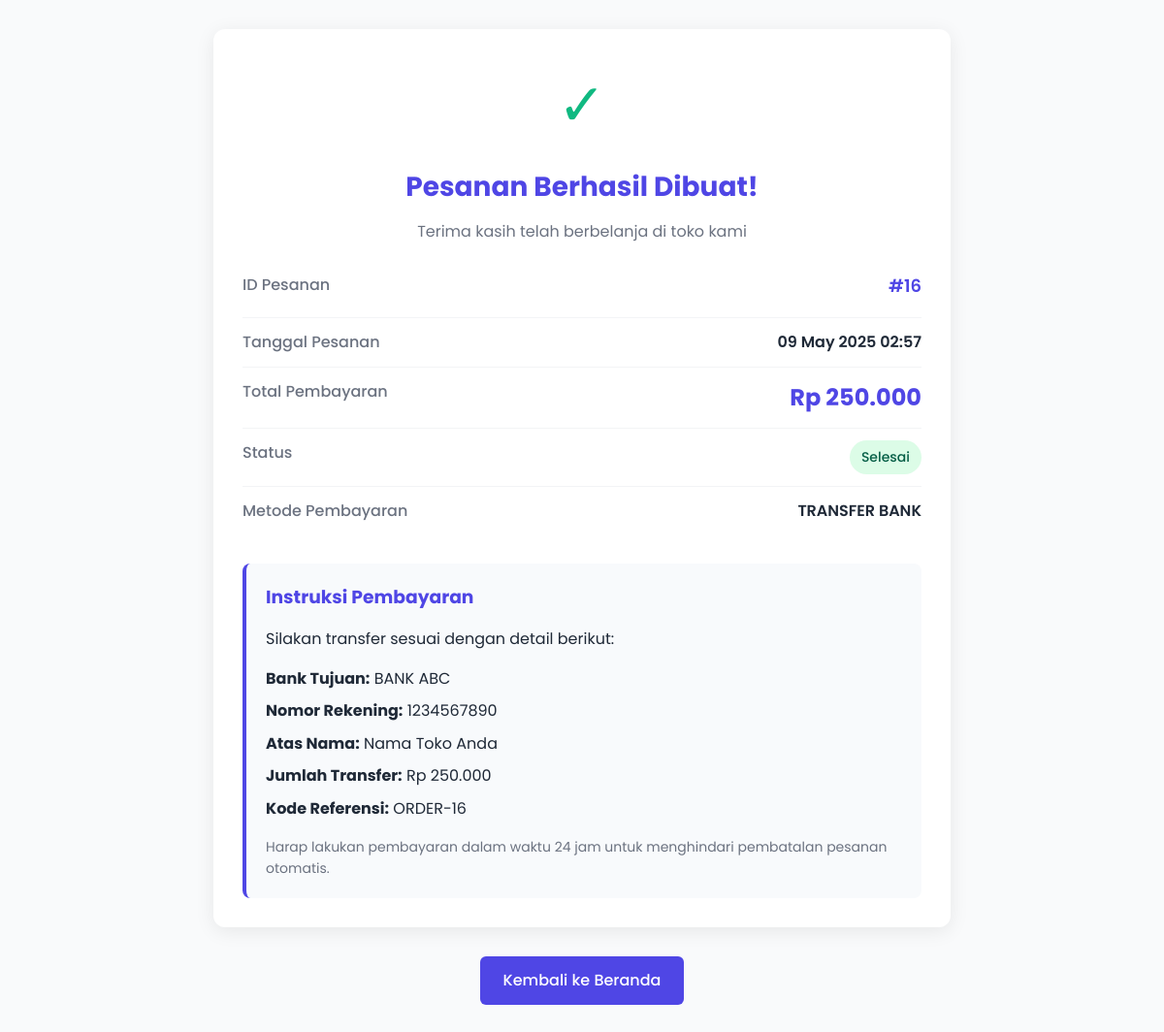
The app's page /konfirmasi.php?id_pesanan=16 (signed in) with its own data.
### tables this page shows
CREATE TABLE `pesanan` (
  `id_pesanan` int(11) NOT NULL,
  `id_user` int(11) NOT NULL,
  `alamat` text NOT NULL,
  `metode_pembayaran` varchar(50) NOT NULL,
  `bukti_transfer` varchar(255) DEFAULT NULL,
  `total` int(11) NOT NULL,
  `status` varchar(20) DEFAULT 'pending',
  `created_at` timestamp NOT NULL DEFAULT current_timestamp()
);

### konfirmasi.php (the view, shortened to what this page needs)
<?php
include "config.php";
$id_pesanan = (int)$_GET['id_pesanan'];
$query = mysqli_prepare($conn, "
    SELECT * FROM pesanan
    WHERE id_pesanan = ?
    AND id_user = ?
");
mysqli_stmt_bind_param($query, "ii", $id_pesanan, $_SESSION['user_id']);
mysqli_stmt_execute($query);
$result = mysqli_stmt_get_result($query);
$pesanan = mysqli_fetch_assoc($result);
$status = ucwords(str_replace('_', ' ', $pesanan['status']));
$status_class = '';
switch ($pesanan['status']) {
    case 'selesai':
        $status_class = 'status-completed';
        break;
}
?>
<!DOCTYPE html>
<html lang="id">
<head>
</head>
<body>
    <div class="container">
        <div class="confirmation-card">
            <div class="header">
                <div class="icon">✓</div>
                <h1>Pesanan Berhasil Dibuat!</h1>
                <p>Terima kasih telah berbelanja di toko kami</p>
            </div>
            <div class="order-details">
                <div class="detail-row">
                    <span class="detail-label">ID Pesanan</span>
                    <span class="detail-value order-id">#<?= $pesanan['id_pesanan'] ?></span>
                </div>
                <div class="detail-row">
                    <span class="detail-label">Tanggal Pesanan</span>
                    <span class="detail-value"><?= date('d M Y H:i', strtotime($pesanan['created_at'])) ?></span>
                </div>
                <div class="detail-row">
                    <span class="detail-label">Total Pembayaran</span>
                    <span class="detail-value total-amount">Rp <?= number_format($pesanan['total'], 0, ',', '.') ?></span>
                </div>
                <div class="detail-row">
                    <span class="detail-label">Status</span>
                    <span class="detail-value"><span class="status <?= $status_class ?>"><?= $status ?></span></span>
                </div>
                <div class="detail-row">
                    <span class="detail-label">Metode Pembayaran</span>
                    <span class="detail-value"><?= strtoupper(str_replace('_', ' ', $pesanan['metode_pembayaran'])) ?></span>
                </div>
            </div>
            <?php if ($pesanan['metode_pembayaran'] == 'transfer_bank'): ?>
                <div class="payment-instructions">
                    <h3>Instruksi Pembayaran</h3>
                    <p>Silakan transfer sesuai dengan detail berikut:</p>
                    <div class="bank-info">
                        <p><strong>Bank Tujuan:</strong> BANK ABC</p>
                        <p><strong>Nomor Rekening:</strong> 1234567890</p>
                        <p><strong>Atas Nama:</strong> Nama Toko Anda</p>
                        <p><strong>Jumlah Transfer:</strong> Rp <?= number_format($pesanan['total'], 0, ',', '.') ?></p>
                        <p><strong>Kode Referensi:</strong> ORDER-<?= $pesanan['id_pesanan'] ?></p>
                    </div>
                    <p style="margin-top: 15px; font-size: 14px; color: var(--gray);">
                        Harap lakukan pembayaran dalam waktu 24 jam untuk menghindari pembatalan pesanan otomatis.
                    </p>
                </div>
            <?php endif; ?>
        </div>
        <div class="text-center">
            <a href="index.php" class="btn">Kembali ke Beranda</a>
        </div>
    </div>
</body>
</html>

### konfirmasi.php (style rules this page uses)
:root { --primary: #4f46e5; --primary-light: #6366f1; --success: #10b981; --warning: #f59e0b; --danger: #ef4444; --gray: #6b7280; --light-gray: #f3f4f6; --white: #ffffff; }
* { box-sizing: border-box; margin: 0; padding: 0; }
body { font-family: 'Poppins', sans-serif; line-height: 1.6; color: #1f2937; background-color: #f9fafb; padding: 0; }
.container { max-width: 800px; margin: 30px auto; padding: 0 20px; }
.confirmation-card { background: var(--white); border-radius: 12px; box-shadow: 0 4px 20px rgba(0, 0, 0, 0.08); padding: 30px; margin-bottom: 30px; }
.header { text-align: center; margin-bottom: 30px; }
.header .icon { font-size: 60px; color: var(--success); margin-bottom: 15px; }
.header h1 { font-size: 28px; color: var(--primary); margin-bottom: 10px; }
.header p { color: var(--gray); }
.order-details { margin-bottom: 25px; }
.detail-row { display: flex; justify-content: space-between; margin-bottom: 12px; padding-bottom: 12px; border-bottom: 1px solid #f3f4f6; }
.detail-row:last-child { border-bottom: none; }
.detail-label { color: var(--gray); font-weight: 500; }
.detail-value { font-weight: 600; text-align: right; }
.status { display: inline-block; padding: 6px 12px; border-radius: 20px; font-size: 14px; font-weight: 500; }
.status-completed { background-color: #dcfce7; color: #065f46; }
.payment-instructions { background-color: #f8fafc; border-radius: 8px; padding: 20px; margin-top: 30px; border-left: 4px solid var(--primary); }
.payment-instructions h3 { color: var(--primary); margin-bottom: 15px; }
.bank-info { margin-top: 15px; }
.bank-info p { margin-bottom: 8px; }
.btn { display: inline-block; padding: 12px 24px; background-color: var(--primary); color: white; text-decoration: none; border-radius: 6px; font-weight: 500; transition: all 0.3s; }
.text-center { text-align: center; margin-top: 30px; }
.order-id { font-size: 18px; color: var(--primary); font-weight: 600; margin-bottom: 5px; }
.total-amount { font-size: 24px; color: var(--primary); font-weight: 700; }

### records on screen
pesanan: id_pesanan "16", created_at "09 May 2025 02:57", total "250.000", status "Selesai", metode_pembayaran "TRANSFER BANK"
